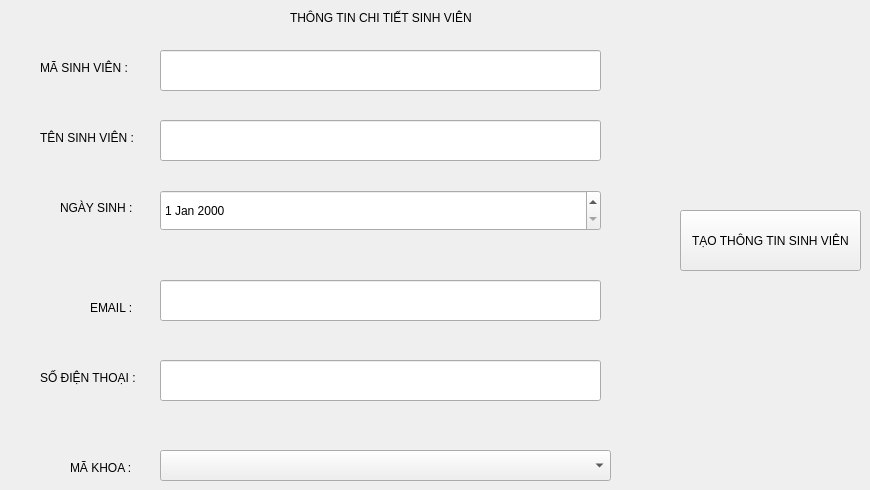
      <widget class="QWidget" name="svmoipage">
       <widget class="QLabel" name="label_74">
        <property name="geometry">
         <rect>
          <x>290</x>
          <y>10</y>
          <width>251</width>
          <height>16</height>
         </rect>
        </property>
        <property name="text">
         <string>THÔNG TIN CHI TIẾT SINH VIÊN</string>
        </property>
       </widget>
       <widget class="QLabel" name="label_75">
        <property name="geometry">
         <rect>
          <x>40</x>
          <y>60</y>
          <width>111</width>
          <height>16</height>
         </rect>
        </property>
        <property name="text">
         <string>MÃ SINH VIÊN :</string>
        </property>
       </widget>
       <widget class="QLabel" name="label_76">
        <property name="geometry">
         <rect>
          <x>40</x>
          <y>130</y>
          <width>101</width>
          <height>16</height>
         </rect>
        </property>
        <property name="text">
         <string>TÊN SINH VIÊN :</string>
        </property>
       </widget>
       <widget class="QLabel" name="label_77">
        <property name="geometry">
         <rect>
          <x>60</x>
          <y>200</y>
          <width>101</width>
          <height>16</height>
         </rect>
        </property>
        <property name="text">
         <string>NGÀY SINH :</string>
        </property>
       </widget>
       <widget class="QLabel" name="label_78">
        <property name="geometry">
         <rect>
          <x>90</x>
          <y>300</y>
          <width>55</width>
          <height>16</height>
         </rect>
        </property>
        <property name="text">
         <string>EMAIL :</string>
        </property>
       </widget>
       <widget class="QLabel" name="label_79">
        <property name="geometry">
         <rect>
          <x>40</x>
          <y>370</y>
          <width>111</width>
          <height>16</height>
         </rect>
        </property>
        <property name="text">
         <string>SỐ ĐIỆN THOẠI :</string>
        </property>
       </widget>
       <widget class="QLabel" name="label_80">
        <property name="geometry">
         <rect>
          <x>70</x>
          <y>460</y>
          <width>91</width>
          <height>16</height>
         </rect>
        </property>
        <property name="text">
         <string>MÃ KHOA : </string>
        </property>
       </widget>
       <widget class="QLineEdit" name="lineEdit_27">
        <property name="geometry">
         <rect>
          <x>160</x>
          <y>50</y>
          <width>441</width>
          <height>41</height>
         </rect>
        </property>
        <property name="readOnly">
         <bool>true</bool>
        </property>
       </widget>
       <widget class="QLineEdit" name="lineEdit_28">
        <property name="geometry">
         <rect>
          <x>160</x>
          <y>360</y>
          <width>441</width>
          <height>41</height>
         </rect>
        </property>
       </widget>
       <widget class="QLineEdit" name="lineEdit_29">
        <property name="geometry">
         <rect>
          <x>160</x>
          <y>280</y>
          <width>441</width>
          <height>41</height>
         </rect>
        </property>
       </widget>
       <widget class="QLineEdit" name="lineEdit_31">
        <property name="geometry">
         <rect>
          <x>160</x>
          <y>120</y>
          <width>441</width>
          <height>41</height>
         </rect>
        </property>
       </widget>
       <widget class="QPushButton" name="pushButton_13">
        <property name="geometry">
         <rect>
          <x>680</x>
          <y>210</y>
          <width>181</width>
          <height>61</height>
         </rect>
        </property>
        <property name="text">
         <string>TẠO THÔNG TIN SINH VIÊN</string>
        </property>
       </widget>
       <widget class="QComboBox" name="comboBox_6">
        <property name="geometry">
         <rect>
          <x>160</x>
          <y>450</y>
          <width>451</width>
          <height>31</height>
         </rect>
        </property>
       </widget>
       <widget class="QDateEdit" name="dateEdit">
        <property name="geometry">
         <rect>
          <x>160</x>
          <y>190</y>
          <width>441</width>
          <height>41</height>
         </rect>
        </property>
       </widget>
      </widget>
